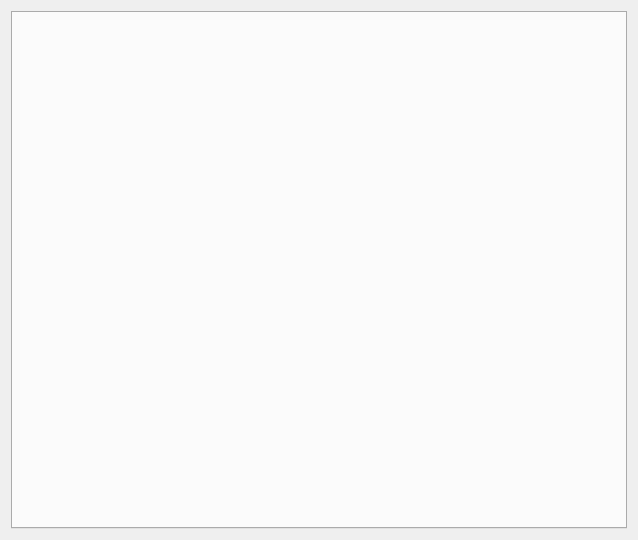
<?xml version="1.0" encoding="UTF-8"?>
<ui version="4.0">
 <class>Settings</class>
 <widget class="QWidget" name="Settings">
  <property name="geometry">
   <rect>
    <x>0</x>
    <y>0</y>
    <width>638</width>
    <height>540</height>
   </rect>
  </property>
  <property name="windowTitle">
   <string>Settings</string>
  </property>
  <layout class="QGridLayout" name="gridLayout">
   <item row="0" column="0">
    <widget class="QTabWidget" name="tabWidget"/>
   </item>
  </layout>
 </widget>
 <resources/>
 <connections/>
</ui>
